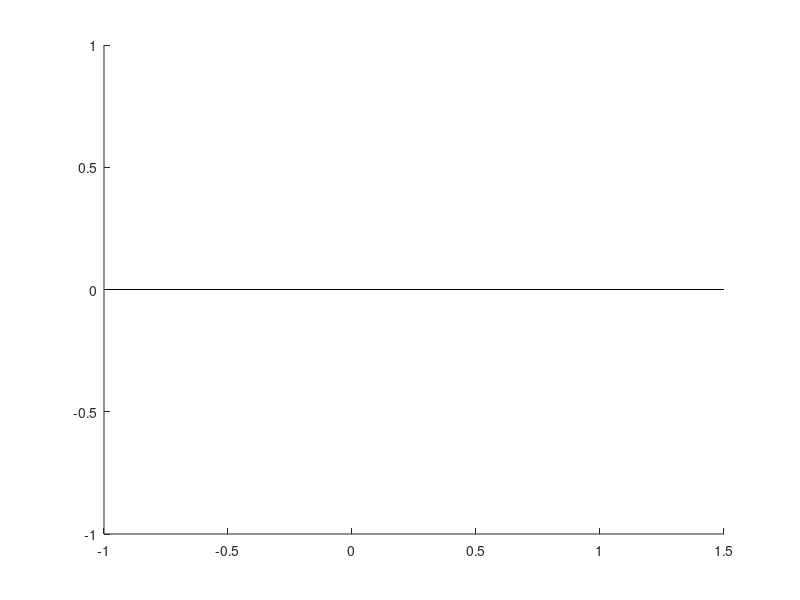

The MATLAB script that drew this image: (Note: this script raises an error after producing the figure.)
% Define parameters
base_path = '/Users/nitishpatel/Desktop/Miniscope Feeding/Hunger_CoReg';
mouse_list = {'Mouse_A','Mouse_B','Mouse_D','Mouse_F','Mouse_G'}; %Note Mouse_E was no include in analysis
Fs = 15;               % Sampling frequency 
cutoff = 1.5;          % Cutoff frequency
sigma = Fs / (2*pi*cutoff);
win_size = ceil(sigma * 6);
if mod(win_size, 2) == 0
    win_size = win_size + 1;
end
x = linspace(-win_size/2, win_size/2, win_size);
gauss_kernel = exp(-x.^2 / (2*sigma^2));
gauss_kernel = gauss_kernel / sum(gauss_kernel);

% Storage for all cell averages
all_sated_cell_means = [];
all_hunger_cell_means = [];

% Loop through mice
for i = 1:length(mouse_list)
    mouse_folder = fullfile(base_path, mouse_list{i});
    mat_files = dir(fullfile(mouse_folder, '*_CoReg.mat'));
    
    if isempty(mat_files)
        fprintf('No CoReg file found for %s\n', mouse_list{i});
        continue;
    end
    
    % Load the file
    load(fullfile(mouse_folder, mat_files(1).name), 'cell_registered_struct', 'sumC', 'sumC_hunger');
    
    A = cell_registered_struct.cell_to_index_map;
    A(any(A == 0, 2), :) = [];
    rows = A(:, 2); % sated
    rows_hungry = A(:, 1); % hungry

    % Extract and filter sated data
    data = sumC(rows, :);
    data_filtered = zeros(size(data));
    for j = 1:size(data, 1)
        data_filtered(j, :) = conv(data(j, :), gauss_kernel, 'same');
    end
    sated_means = mean(data_filtered(:, 1:1800), 2);  % per-cell mean
    all_sated_cell_means = [all_sated_cell_means; sated_means];

    % Extract and filter hunger data
    data_hunger = sumC_hunger(rows_hungry, :);
    data_hunger_filtered = zeros(size(data_hunger));
    for j = 1:size(data_hunger, 1)
        data_hunger_filtered(j, :) = conv(data_hunger(j, :), gauss_kernel, 'same');
    end
    hunger_means = mean(data_hunger_filtered(:, 1:1800), 2);  % per-cell mean
    all_hunger_cell_means = [all_hunger_cell_means; hunger_means];
end


% Compute means and SEMs
group_means = [mean(all_hunger_cell_means), mean(all_sated_cell_means)];
group_sems = [std(all_hunger_cell_means)/sqrt(length(all_hunger_cell_means)), ...
              std(all_sated_cell_means)/sqrt(length(all_sated_cell_means))];

% Bar plot
figure;
hold on;
c = bar(0.15, group_means(1), 'FaceColor', 'flat'); % hunger
b = bar(0.35, group_means(2), 'FaceColor', 'flat'); % sated

c.CData = [65/255 111/255 178/255];
c.EdgeColor = 'none';
c.BarWidth = 0.15;
hold on;
b.CData = [249/255 218/255 120/255]; 
b.EdgeColor = 'none';
b.BarWidth = 0.15;
hold on;
% Add error bars
errorbar([0.15 0.35], group_means, group_sems, 'k.', 'LineWidth', 1);

% Aesthetics
set(gca,'linewidth',2, 'TickDir','out', 'xticklabel',[], 'xtick', [], 'XAxisLocation', 'origin', 'fontsize', 24)
xlim([0 0.5])
yticks([-0.3 0.5])
ylim([-0.3 0.5]);
ylabel('mean df/F (z-scored)');
legend({'hunger', 'co-registered sated'}, 'Location', 'eastoutside');
legend boxoff
box off;

p = signrank(all_hunger_cell_means, all_sated_cell_means);

aster = "";
if p < 0.05 && p >= 0.01
    aster = "*";
elseif p < 0.01 && p >= 0.001
    aster = "**";
elseif p < 0.001 && p > 0.0001
    aster = "***";
elseif p < 0.0001
    aster = "****";
end

text(0.24, 0.543, aster, 'HorizontalAlignment', 'center', 'FontSize', 30); % adds significant asterisk
text(0.24, 0.575, '___', 'HorizontalAlignment', 'center', 'FontSize', 40);

hold off;



% Above is for bar graph comparing hungry vs sated mice activity (2-min)

%%%%%%%%%%%%%%%%%%%%%%%%%%%%%%%%%%%%%%%%%%%%%%%%%
% Below is for bar graph comparing hungry vs sated mice positive AUC
% (2-min)
% Define parameters
base_path = '/Users/nitishpatel/Desktop/Miniscope Feeding/Hunger_CoReg';
mouse_list = {'Mouse_A','Mouse_B','Mouse_D','Mouse_F','Mouse_G'};
Fs = 15;               % Sampling frequency
cutoff = 1.5;          % Cutoff frequency
sigma = Fs / (2*pi*cutoff);
win_size = ceil(sigma * 6);
if mod(win_size, 2) == 0
    win_size = win_size + 1;
end
x = linspace(-win_size/2, win_size/2, win_size);
gauss_kernel = exp(-x.^2 / (2*sigma^2));
gauss_kernel = gauss_kernel / sum(gauss_kernel);
timestep = 1 / Fs;

% Storage for all cell AUCs
all_sated_cell_aucs = [];
all_hunger_cell_aucs = [];

% Loop through mice
for i = 1:length(mouse_list)
    mouse_folder = fullfile(base_path, mouse_list{i});
    mat_files = dir(fullfile(mouse_folder, '*_CoReg.mat'));
    
    if isempty(mat_files)
        fprintf('No CoReg file found for %s\n', mouse_list{i});
        continue;
    end
    
    % Load the file
    load(fullfile(mouse_folder, mat_files(1).name), 'cell_registered_struct', 'sumC', 'sumC_hunger');
    
    A = cell_registered_struct.cell_to_index_map;
    A(any(A == 0, 2), :) = [];
    rows = A(:, 2); % sated
    rows_hungry = A(:, 1); % hungry

    % Extract and filter sated data
    data = sumC(rows, :);
    data_filtered = zeros(size(data));
    for j = 1:size(data, 1)
        data_filtered(j, :) = conv(data(j, :), gauss_kernel, 'same');
    end
    sated_aucs = zeros(size(data_filtered, 1), 1);
    for j = 1:size(data_filtered, 1)
        pos_vals = data_filtered(j, 1:1800);
        pos_vals = pos_vals(pos_vals > 0);
        sated_aucs(j) = sum(pos_vals) * timestep;
    end
    all_sated_cell_aucs = [all_sated_cell_aucs; sated_aucs];

    % Extract and filter hunger data
    data_hunger = sumC_hunger(rows_hungry, :);
    data_hunger_filtered = zeros(size(data_hunger));
    for j = 1:size(data_hunger, 1)
        data_hunger_filtered(j, :) = conv(data_hunger(j, :), gauss_kernel, 'same');
    end
    hunger_aucs = zeros(size(data_hunger_filtered, 1), 1);
    for j = 1:size(data_hunger_filtered, 1)
        pos_vals = data_hunger_filtered(j, 1:1800);
        pos_vals = pos_vals(pos_vals > 0);
        hunger_aucs(j) = sum(pos_vals) * timestep;
    end
    all_hunger_cell_aucs = [all_hunger_cell_aucs; hunger_aucs];
end

% Compute group means and SEMs
group_means = [mean(all_hunger_cell_aucs), mean(all_sated_cell_aucs)];
group_sems = [std(all_hunger_cell_aucs)/sqrt(length(all_hunger_cell_aucs)), ...
              std(all_sated_cell_aucs)/sqrt(length(all_sated_cell_aucs))];

% Bar plot
figure;
hold on;
c = bar(0.15, group_means(1), 'FaceColor', 'flat'); % hunger
b = bar(0.35, group_means(2), 'FaceColor', 'flat'); % sated

c.CData = [65/255 111/255 178/255];
c.EdgeColor = 'none';
c.BarWidth = 0.15;
hold on;
b.CData = [249/255 218/255 120/255]; 
b.EdgeColor = 'none';
b.BarWidth = 0.15;
hold on;
% Add error bars
errorbar([0.15 0.35], group_means, group_sems, 'k.', 'LineWidth', 1);

% Aesthetics
set(gca,'linewidth',2, 'TickDir','out', 'xticklabel',[], 'xtick', [], 'XAxisLocation', 'origin', 'fontsize', 24)
xlim([0 0.5])
yticks([0 100])
ylim([0 100]);
ylabel('positive AUC (z-scored df/F)');
legend({'hunger', 'co-registered sated'}, 'Location', 'eastoutside');
legend boxoff
box off;

% Significance test
p = signrank(all_hunger_cell_aucs, all_sated_cell_aucs);

% Asterisk notation
aster = "";
if p < 0.05 && p >= 0.01
    aster = "*";
elseif p < 0.01 && p >= 0.001
    aster = "**";
elseif p < 0.001 && p > 0.0001
    aster = "***";
elseif p < 0.0001
    aster = "****";
end

text(0.24, 104, aster, 'HorizontalAlignment', 'center', 'FontSize', 30); % significance
text(0.24, 107, '___', 'HorizontalAlignment', 'center', 'FontSize', 40);

hold off;




%%%%%%%%%%%%%%%%%%%%%%%%%%%%%%%%%%%%%%%%%%%%%%%%
% Below is example traces of hungry mice (from Mouse_A)
load("/Users/nitishpatel/Desktop/Miniscope Feeding/Mouse_A/Week 2/Session 2/A_hungry.mat");
data = sumC_hunger(rows_hungry,1:1800);

% Smooth with Gaussian
Fs = 15;
cutoff = 2;
sigma = Fs / (2*pi*cutoff);
win_size = ceil(sigma * 6);
if mod(win_size, 2) == 0, win_size = win_size + 1; end
x = linspace(-win_size/2, win_size/2, win_size);
gauss_kernel = exp(-x.^2 / (2*sigma^2));
gauss_kernel = gauss_kernel / sum(gauss_kernel);

filtered = zeros(size(data));
for j = 1:size(data, 1)
    filtered(j, :) = conv(data(j, :), gauss_kernel, 'same');
end

% Offset for stacking
[nCells, nFrames] = size(filtered);
offset = 5;
offsets = (0:nCells-1)' * offset;
sumC_offset = filtered + offsets;


% Generate custom colormap: light blue → blue
endColor = [245, 189, 2] / 255;  % dark yellow
startColor   = [242, 131, 38]  / 255; % orange
cmap = zeros(nCells, 3);
for i = 1:3
    cmap(:, i) = linspace(startColor(i), endColor(i), nCells)';
end

% Plot each trace with its corresponding color
% Plot each trace with its corresponding color
figure; hold on;

timeVec = (0:nFrames-1) / 15 / 60;  % Convert frame indices to minutes

for i = 1:nCells
    plot(timeVec, sumC_offset(i, :), 'Color', cmap(i, :), 'LineWidth', 2);
end

xlim([-0.2, 2]);  % 0 to 2 minutes
ylim([-offset-0.2, offsets(end) + offset]);
xlabel('Time (min)');
ylabel('Fluorescence (offset)');

axis off;
% === Custom scale bars ===

% Constants
fps = 15;
xBarSeconds = 10;        % 30s horizontal scale bar
xBarMin = xBarSeconds / 60;
dfScale = 1;           % 40% dF/F in absolute trace units
cellIndex = 1;           % anchor to first trace
traceBase = offsets(cellIndex);  % vertical offset for that cell

% Choose origin (adjust xOrigin as needed)
xOrigin = 0;  % in minutes

% --- Horizontal time bar (30s) ---
line([xOrigin, xOrigin + xBarMin], [traceBase - 2.5, traceBase - 2.5], ...
     'Color', 'k', 'LineWidth', 3);
text(xOrigin + xBarMin/2, traceBase - 2.5, sprintf('%ds', xBarSeconds), ...
     'HorizontalAlignment', 'center', 'VerticalAlignment', 'top', 'FontSize', 24);
%exportgraphics(gca,'MouseA_HungryTraces.eps','ContentType','vector')
%%%%%%%%%%%%%%%%%%%%%%%%%%%%%%%%
% Below is example traces of sated mice (from Mouse_A)
data = sumC(rows,1:1800);

% Smooth with Gaussian
Fs = 15;
cutoff = 2;
sigma = Fs / (2*pi*cutoff);
win_size = ceil(sigma * 6);
if mod(win_size, 2) == 0, win_size = win_size + 1; end
x = linspace(-win_size/2, win_size/2, win_size);
gauss_kernel = exp(-x.^2 / (2*sigma^2));
gauss_kernel = gauss_kernel / sum(gauss_kernel);

filtered = zeros(size(data));
for j = 1:size(data, 1)
    filtered(j, :) = conv(data(j, :), gauss_kernel, 'same');
end

% Offset for stacking
[nCells, nFrames] = size(filtered);
offset = 5;
offsets = (0:nCells-1)' * offset;
sumC_offset = filtered + offsets;

% Generate custom colormap: dark yellow → orange
endColor = [64, 224, 208] / 255;    % turquoise
startColor   = [79, 177, 178] / 255;   % slightly deeper light olive

cmap = zeros(nCells, 3);
for i = 1:3
    cmap(:, i) = linspace(startColor(i), endColor(i), nCells)';
end

% Plot each trace with its corresponding color
% Plot each trace with its corresponding color
figure; hold on;

timeVec = (0:nFrames-1) / 15 / 60;  % Convert frame indices to minutes

for i = 1:nCells
    plot(timeVec, sumC_offset(i, :), 'Color', cmap(i, :), 'LineWidth', 2);
end

xlim([-0.2, 2]);  % 0 to 2 minutes
ylim([-offset-0.2, offsets(end) + offset]);
xlabel('Time (min)');
ylabel('Fluorescence (offset)');

axis off;
% === Custom scale bars ===

% Constants
fps = 15;
xBarSeconds = 10;        % 30s horizontal scale bar
xBarMin = xBarSeconds / 60;
dfScale = 1;           % 40% dF/F in absolute trace units
cellIndex = 1;           % anchor to first trace
traceBase = offsets(cellIndex);  % vertical offset for that cell

% Choose origin (adjust xOrigin as needed)
xOrigin = 0;  % in minutes

% --- Horizontal time bar (30s) ---
line([xOrigin, xOrigin + xBarMin], [traceBase - 2.5, traceBase - 2.5], ...
     'Color', 'k', 'LineWidth', 3);
text(xOrigin + xBarMin/2, traceBase - 2.5, sprintf('%ds', xBarSeconds), ...
     'HorizontalAlignment', 'center', 'VerticalAlignment', 'top', 'FontSize', 24);
exportgraphics(gca,'MouseA_SatedTraces.eps','ContentType','vector')
